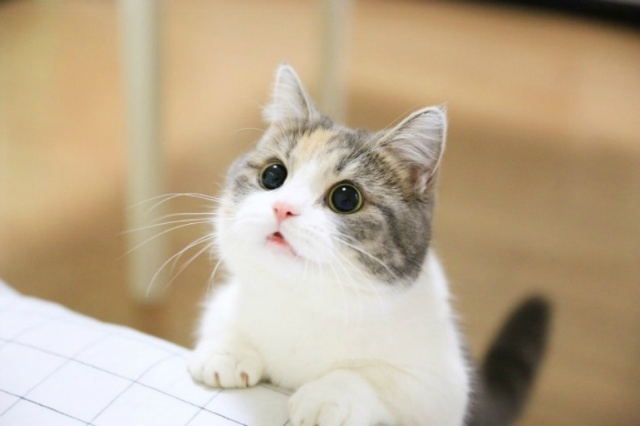
#> input picture data_cv2_work/230224/cat.jpg, 640 x 426 px
$ python ex09.py
#> lines starting #> are read from the running program, lines starting #| are printed output that depends on the picture
import cv2

cat = cv2.imread('cat.jpg',cv2.IMREAD_COLOR)
#> cat is the input picture: shape (426, 640, 3); mean B, G, R 143, 170.4, 188.7
cv2.imwrite('cat1.jpg',cat)

dog = cv2.imread('dog.jpg',cv2.IMREAD_COLOR)
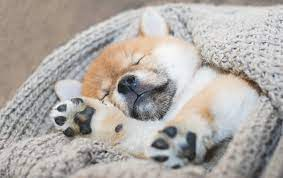
#> input picture data_cv2_work/230224/dog.jpg, 283 x 178 px
#> dog is the input picture: shape (178, 283, 3); mean B, G, R 165.7, 170.4, 176.1
dog = cv2.resize(dog,(399,600))
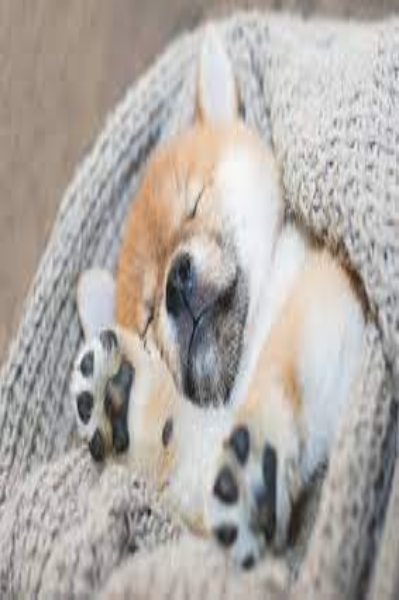
#> dog: shape (600, 399, 3); mean B, G, R 165.6, 170.3, 176
dog = cv2.cvtColor(dog,cv2.COLOR_BGR2GRAY)
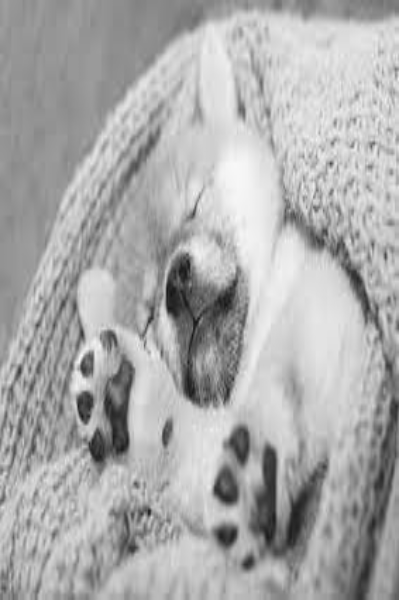
#> dog: shape (600, 399); min 20, max 249, mean 171.5
cv2.imshow('dog',dog)
cv2.waitKey(0)
cv2.imwrite('dog1.jpg',dog)
